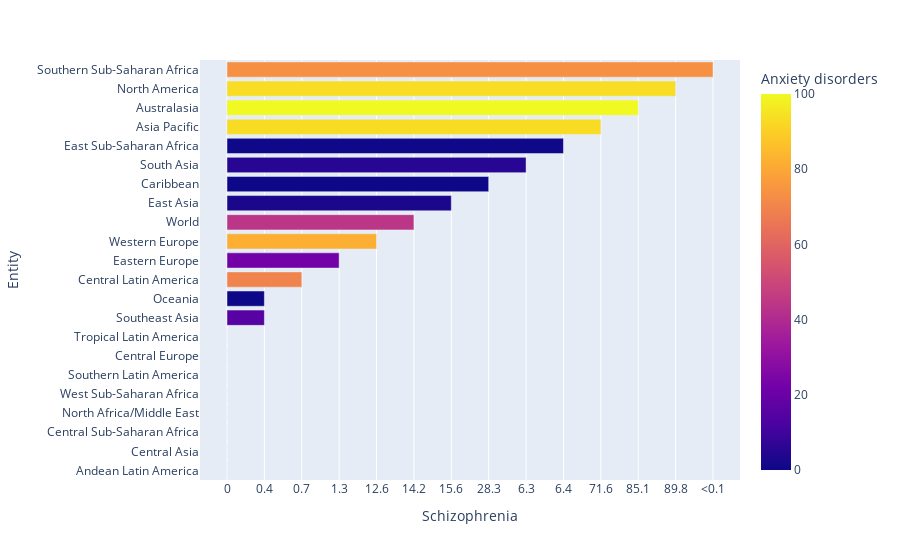

The notebook cell saved with this chart:
### Code cell
df2.sort_values(by= "Schizophrenia" , inplace= True)
plt.figure(dpi= 200)
fig = px.bar(df2, x="Schizophrenia", y="Entity", orientation='h',color='Anxiety disorders')
fig.show ()

### Figure 1 — Plotly figure (JSON) as saved in the notebook; plotly's stock layout.template omitted (floating-point values rounded to 4 significant figures)
{"data": [{"alignmentgroup": "True", "hovertemplate": "Schizophrenia=%{x}<br>Entity=%{y}<br>Anxiety disorders=%{marker.color}<extra></extra>", "legendgroup": "", "marker": {"color": [0, 0, 0, 43.7, 46.6, 28.4, 25.5, 6.4, 15.5, 0, 69.7, 22.3, 81.8, 44.2, 2.5, 0, 4.9, 0.4, 93.1, 100, 93.4, 73.6], "coloraxis": "coloraxis", "pattern": {"shape": ""}}, "name": "", "offsetgroup": "", "orientation": "h", "showlegend": false, "textposition": "auto", "x": ["0", "0", "0", "0", "0", "0", "0", "0", "0.4", "0.4", "0.7", "1.3", "12.6", "14.2", "15.6", "28.3", "6.3", "6.4", "71.6", "85.1", "89.8", "<0.1"], "xaxis": "x", "y": ["Andean Latin America", "Central Asia", "Central Sub-Saharan Africa", "North Africa/Middle East", "West Sub-Saharan Africa", "Southern Latin America", "Central Europe", "Tropical Latin America", "Southeast Asia", "Oceania", "Central Latin America", "Eastern Europe", "Western Europe", "World", "East Asia", "Caribbean", "South Asia", "East Sub-Saharan Africa", "Asia Pacific", "Australasia", "North America", "Southern Sub-Saharan Africa"], "yaxis": "y", "type": "bar"}], "layout": {"xaxis": {"anchor": "y", "domain": [0, 1], "title": {"text": "Schizophrenia"}, "type": "category", "range": [-0.7222, 13.72], "autorange": true}, "yaxis": {"anchor": "x", "domain": [0, 1], "title": {"text": "Entity"}, "type": "category", "range": [-0.5, 21.5], "autorange": true}, "coloraxis": {"colorbar": {"title": {"text": "Anxiety disorders"}}, "colorscale": [[0, "#0d0887"], [0.1111, "#46039f"], [0.2222, "#7201a8"], [0.3333, "#9c179e"], [0.4444, "#bd3786"], [0.5556, "#d8576b"], [0.6667, "#ed7953"], [0.7778, "#fb9f3a"], [0.8889, "#fdca26"], [1, "#f0f921"]]}, "legend": {"tracegroupgap": 0}, "margin": {"t": 60}, "barmode": "relative", "autosize": true}}
